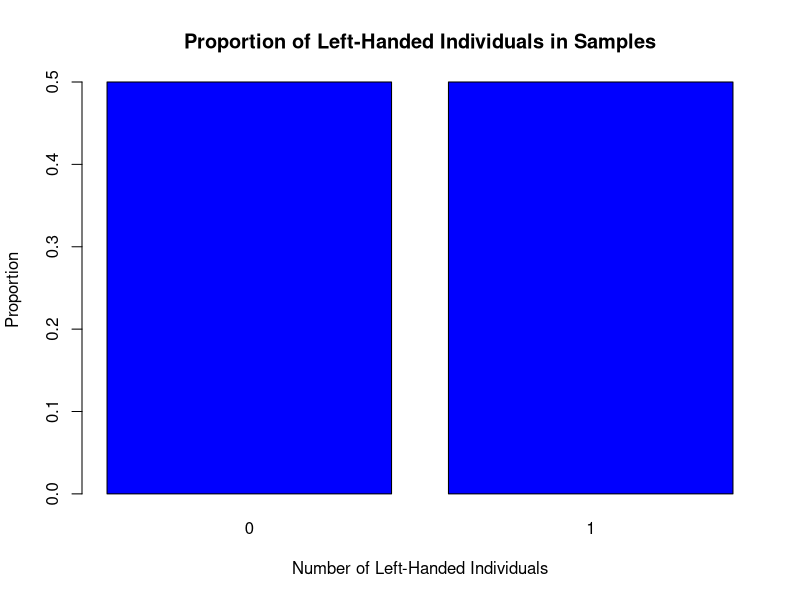

This figure's R source:
# Quest 11 (Humanities Quest)
# There are 5 people settled in a wagon
# 3 on the table side, 2 on the window side
# Those 2 on the window side are left-handed
# The given claim: It is COMMON
# Create a Stochastic simulation for the evidence
# NOTE: Approx. 10% of people are left-handed

# Create population
population <- c (rep("R", 90) , rep("L", 10))

# Create left_population with buffer 1000
left_population <- numeric()

# Create random of 5 and for 1000x times
# 1 person == 1 seat --- replace=FALSE
for (i in range(1:1000)){
  wagon <- sample(population, 5, replace=FALSE)
  left_instance  <- length(which(wagon == "L"))
  left_population <- c(left_population, left_instance)
}

# Get table
left_table <- table(left_population)

# Get length
left_length <- length(left_population)

# Create and save barplot
jpeg(filename="../results/left_barplot.jpeg", width=800, height=800)
barplot(left_table / left_length, 
        main = "Proportion of Left-Handed Individuals in Samples",
        xlab = "Number of Left-Handed Individuals",
        ylab = "Proportion",
        col = "blue")
dev.off()

# Get confidence interval and print
confidence_interval <- qnorm( c(0.025, 0.975), mean(left_population), sd(left_population))
print(confidence_interval)

